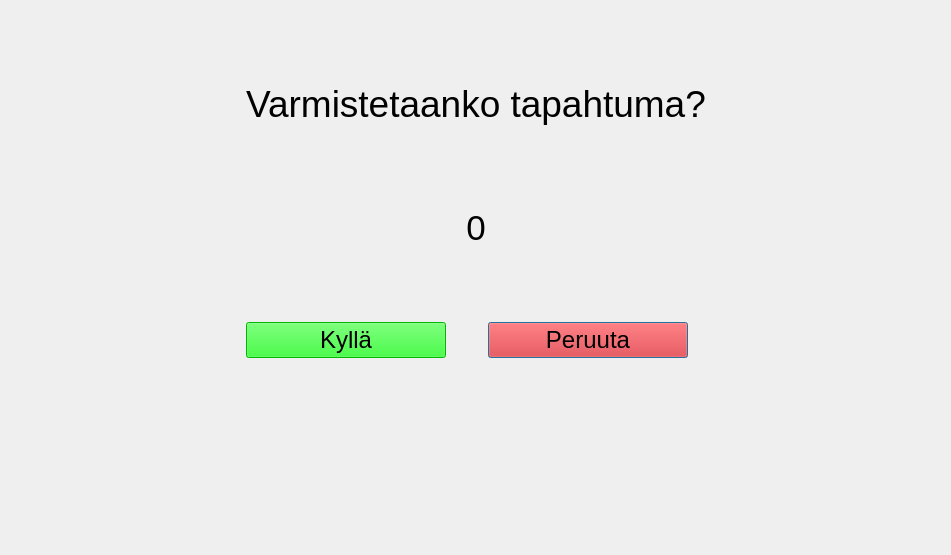
<?xml version="1.0" encoding="UTF-8"?>
<ui version="4.0">
 <class>confirmation</class>
 <widget class="QDialog" name="confirmation">
  <property name="geometry">
   <rect>
    <x>0</x>
    <y>0</y>
    <width>951</width>
    <height>555</height>
   </rect>
  </property>
  <property name="windowTitle">
   <string>Dialog</string>
  </property>
  <layout class="QGridLayout" name="gridLayout">
   <item row="0" column="1" colspan="2">
    <widget class="QLabel" name="label">
     <property name="maximumSize">
      <size>
       <width>16777215</width>
       <height>60</height>
      </size>
     </property>
     <property name="font">
      <font>
       <pointsize>28</pointsize>
      </font>
     </property>
     <property name="text">
      <string>Varmistetaanko tapahtuma?</string>
     </property>
     <property name="alignment">
      <set>Qt::AlignCenter</set>
     </property>
    </widget>
   </item>
   <item row="3" column="2">
    <widget class="QPushButton" name="cancel">
     <property name="maximumSize">
      <size>
       <width>200</width>
       <height>16777215</height>
      </size>
     </property>
     <property name="font">
      <font>
       <pointsize>18</pointsize>
      </font>
     </property>
     <property name="cursor">
      <cursorShape>PointingHandCursor</cursorShape>
     </property>
     <property name="styleSheet">
      <string notr="true">background-color: rgb(255, 0, 0);</string>
     </property>
     <property name="text">
      <string>Peruuta</string>
     </property>
    </widget>
   </item>
   <item row="3" column="0">
    <widget class="QLabel" name="label_2">
     <property name="text">
      <string/>
     </property>
    </widget>
   </item>
   <item row="4" column="1">
    <widget class="QLabel" name="label_3">
     <property name="maximumSize">
      <size>
       <width>16777215</width>
       <height>50</height>
      </size>
     </property>
     <property name="text">
      <string/>
     </property>
    </widget>
   </item>
   <item row="3" column="3">
    <widget class="QLabel" name="label_4">
     <property name="maximumSize">
      <size>
       <width>16777215</width>
       <height>40</height>
      </size>
     </property>
     <property name="text">
      <string/>
     </property>
    </widget>
   </item>
   <item row="1" column="1" colspan="2">
    <widget class="QLabel" name="event">
     <property name="maximumSize">
      <size>
       <width>16777215</width>
       <height>50</height>
      </size>
     </property>
     <property name="font">
      <font>
       <pointsize>26</pointsize>
      </font>
     </property>
     <property name="text">
      <string>0</string>
     </property>
     <property name="alignment">
      <set>Qt::AlignCenter</set>
     </property>
    </widget>
   </item>
   <item row="3" column="1">
    <widget class="QPushButton" name="confirm">
     <property name="maximumSize">
      <size>
       <width>200</width>
       <height>16777215</height>
      </size>
     </property>
     <property name="font">
      <font>
       <pointsize>18</pointsize>
      </font>
     </property>
     <property name="cursor">
      <cursorShape>PointingHandCursor</cursorShape>
     </property>
     <property name="layoutDirection">
      <enum>Qt::LeftToRight</enum>
     </property>
     <property name="styleSheet">
      <string notr="true">background-color: rgb(0, 255, 0);</string>
     </property>
     <property name="text">
      <string>Kyllä</string>
     </property>
    </widget>
   </item>
  </layout>
 </widget>
 <resources/>
 <connections/>
</ui>
